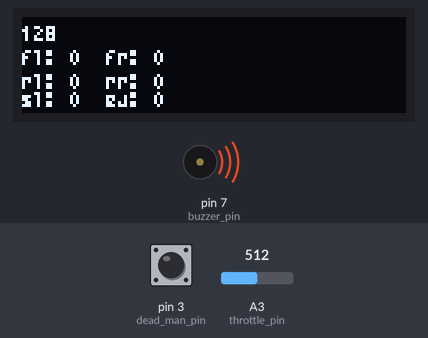
The sketch below on a simulated Arduino Uno, built with avr-gcc and run on an emulated ATmega328P. Shown: 128×32 one-colour display, buzzer (waves = sounding). The inputs (shaded band) are chosen by the test bench; at power-on: pin 3 (dead_man_pin) HIGH, A3 (throttle_pin) = 512. No radio packets arrive unless stated.

Above: at 1.7 s.
1.8 s: pin 3 (dead_man_pin) pulled LOW for 0.15 s
At 1.92 s:
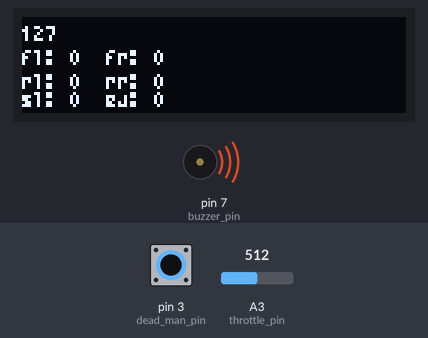
Timing chart, 0 to 4.8 s (numbered marks = the images above; inputs shaded):
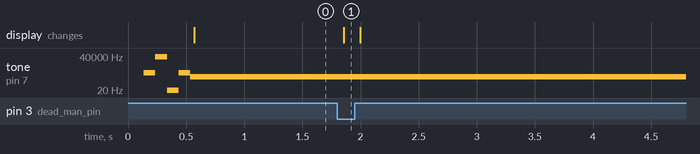

Measured:
- after the input at 1.8 s, the display: changes after 0.05 s (image 1)
- by itself, tone on pin 7 (buzzer_pin): plays 1000 Hz for 0.10 s, 34464 Hz for 0.10 s, 10 Hz for 0.10 s, 1000 Hz for 0.10 s, 400 Hz for 1.3 s

The sketch:

remote_test_V4.ino
```cpp
#include<SPI.h>
#include<nRF24L01.h>
#include<RF24.h>
#include <U8g2lib.h>

#ifdef U8X8_HAVE_HW_SPI
#include <SPI.h>
#endif
#ifdef U8X8_HAVE_HW_I2C
#include <Wire.h>
#endif


RF24 radio(9,10);
const uint64_t pipe[1] = {0xF0F0F0F0E1LL};

int throttle = 0;
byte buzzer_flag = 0;
unsigned long lastTransmission;
unsigned long lastCheck;
unsigned long buzzer_trigger_time;

byte dead_man_pin = 3;
byte buzzer_pin = 7;
int throttle_pin = A3;
int throttle_mapped;
int tone_val;

struct boardData {
  long fl;
  long fr;
  long rl;
  long rr;
  byte slip;
  byte eject;
};

struct boardData data;

U8G2_SSD1306_128X32_UNIVISION_F_HW_I2C u8g2(U8G2_R0);

void setup(){
  start_screen();
  start_radio();
  start_pins();
  startup_audio();
 }

void(* resetFunc) (void) = 0;

 void loop(){
  read_remote_vals();
  send_data_to_board();
  display_data();
  send_data_to_monitor();
}


void start_screen(){
  u8g2.begin();
  u8g2.setFont(u8g2_font_micro_tr); // choose a suitable font
}

void start_radio(){
  radio.begin();
  delay(100);
  radio.setAutoAck(true);
  radio.enableAckPayload();
  radio.enableDynamicPayloads();
  radio.stopListening();
  radio.openWritingPipe(pipe[0]);
  radio.setRetries(15,15);
}

void start_pins(){
  pinMode(dead_man_pin, INPUT_PULLUP);
  pinMode(buzzer_pin, OUTPUT);
}

void startup_audio(){
  tone(buzzer_pin, 1000);
  delay(100);
  tone(buzzer_pin, 100000);
  delay(100);
  tone(buzzer_pin, 10);
  delay(100);
  tone(buzzer_pin, 1000);
  delay(100);
  noTone(buzzer_pin);
}


void read_remote_vals(){
  if(digitalRead(dead_man_pin) == 0){
    throttle = analogRead(throttle_pin);
    throttle_mapped = map(throttle, 0, 1023, 0, 255);

  }

  else{
    throttle = 128;
    throttle_mapped = 128;
  }


}


void send_data_to_board(){
  if (millis() - lastTransmission >= 50) {
    if(radio.write(&throttle_mapped,sizeof(throttle_mapped))){
      lastTransmission = millis();
      if(radio.isAckPayloadAvailable()){
        radio.read(&data,sizeof(data));
      }
    }
  }

  if(millis()-lastTransmission > 3000){resetFunc();}
  if(millis()-lastTransmission > 1500){start_radio();}

  if(buzzer_flag != 1 && data.slip == 0 || data.eject == 0 || millis() - lastTransmission >=1000){
    buzzer_flag = 1;
    buzzer_trigger_time = millis();
  }

  if(buzzer_flag == 1 && millis() - buzzer_trigger_time < 200){
    if(data.slip == 0){tone_val = 800;}
    if(data.eject == 0){tone_val = 400;}
    else{tone_val = 1000;}
    tone(buzzer_pin, tone_val);
  }

  else if (buzzer_flag == 1 && millis() - buzzer_trigger_time > 200){
    noTone(buzzer_pin);
    buzzer_flag = 0;
  }
}


void send_data_to_monitor(){
  if(millis()-lastCheck >= 50){
    radio.openWritingPipe(pipe[2]);
    if(radio.write(&data,sizeof(data))){
      lastCheck = millis();
    }
    radio.stopListening();
    radio.openWritingPipe(pipe[0]);
  }
}


void display_data(){
    u8g2.clearBuffer();          // clear the internal memory
    u8g2.setCursor(0,8);
    u8g2.print(throttle_mapped);
    u8g2.setCursor(0,16);
    u8g2.print("fl: ");
    u8g2.print(data.fl);
    u8g2.print("  fr: ");
    u8g2.print(data.fr);
    u8g2.setCursor(0,24);
    u8g2.print("rl: ");
    u8g2.print(data.rl);
    u8g2.print("  rr: ");
    u8g2.print(data.rr);
    u8g2.setCursor(0,30);
    u8g2.print("sl: ");
    u8g2.print(data.slip);
    u8g2.print("  ej: ");
    u8g2.print(data.eject);
    u8g2.sendBuffer();          // transfer internal memory to the display

}
```
